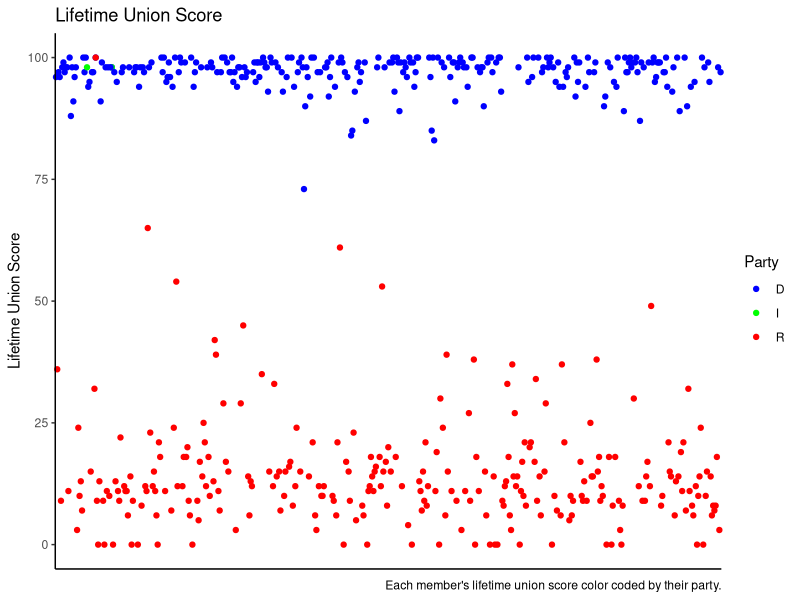
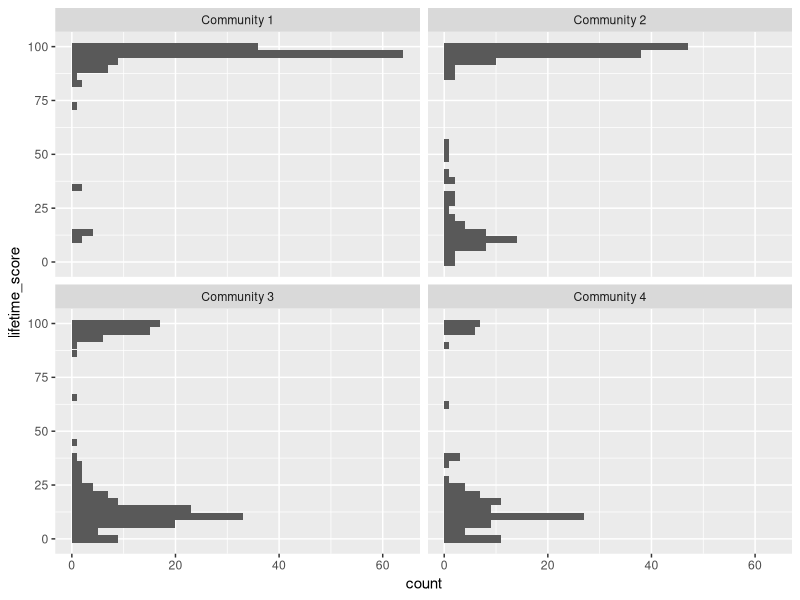
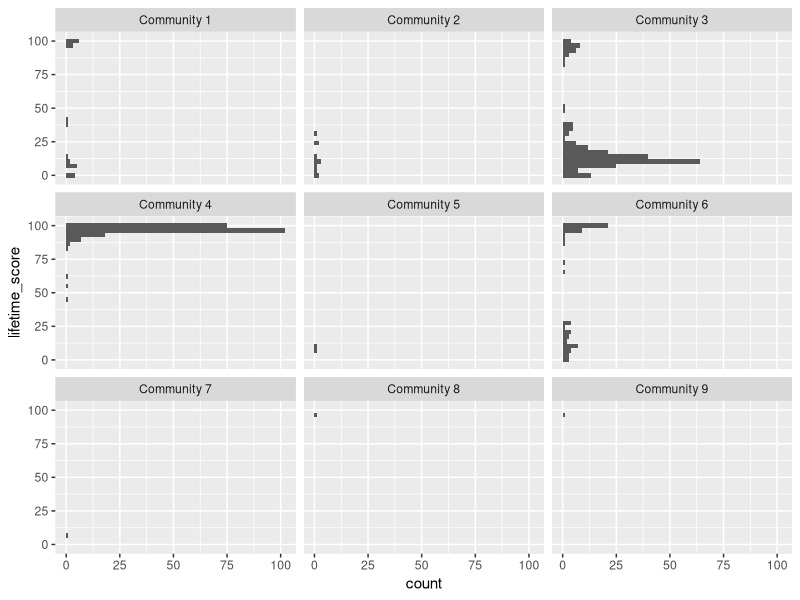
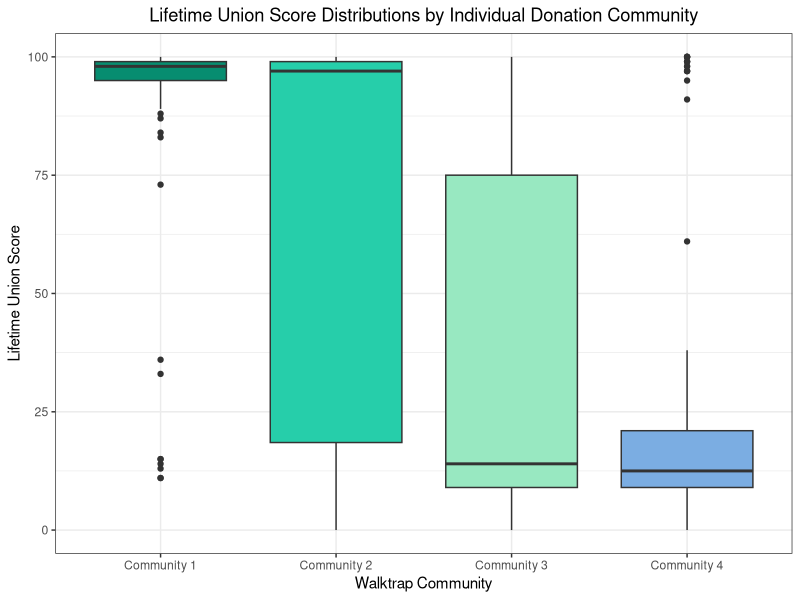

Write the R code that produced these figures, in order. (Note: this script raises an error after producing the figures.)
## ---- chunk 1
library(tidyverse)
library(ggplot2)
individuals = read_csv("./individual_communities_and_scores.csv")
pacs = read_csv("./pac_communities_and_scores.csv")
individuals = individuals %>% 
  mutate(party = str_sub(congresspeople, -2, -2)) %>% 
  mutate(community = paste("Community", community))

individuals = individuals %>% 
  drop_na() %>% 
  rename(score = score1) %>% 
  rename(lifetime_score = lifetime_score1)

pacs = pacs %>% 
  drop_na() %>% 
  rename(score = score1) %>% 
  rename(lifetime_score = lifetime_score1) %>% 
  mutate(community = paste("Community", community))

cold_colors <- c("#078D70", "#26CEAA", "#98E8C1", "#7BADE2")
warm_colors <- c("#D52D00", "#EF7627", "#FF9A56", "#D162A4")

## ---- chunk 2
ggplot(individuals, mapping = aes(x = name, y = lifetime_score, color = party))+
  theme_classic()+
  geom_point() +
  coord_cartesian(clip = "off")+
  scale_color_manual(breaks = c("D", "I", "R"), 
                    values = c("blue", "green", "red")) + ##D64045 #20BF55
  labs(title = "Lifetime Union Score",
       caption = "Each member's lifetime union score color coded by their party.",
       y = "Lifetime Union Score")+
  guides(color = guide_legend(title = "Party"))+
  theme(axis.title.x = element_blank(),
        axis.ticks.x = element_blank(),
        axis.text.x = element_blank())
  
## ---- chunk 3
ggplot(individuals, mapping = aes(y = lifetime_score))+
  geom_histogram()+
  facet_wrap(~community)
## ---- chunk 4
ggplot(pacs, mapping = aes(y = lifetime_score))+
  geom_histogram()+
  facet_wrap(~community)

## ---- chunk 5
ggplot(individuals, mapping = aes(x = community, y = lifetime_score, fill=community))+
  scale_fill_manual(values = cold_colors) +
  geom_boxplot(alpha=1, show.legend = FALSE)+ #alpha is transparency
  labs(title = "Lifetime Union Score Distributions by Individual Donation Community",
       x = "Walktrap Community",
       y = "Lifetime Union Score")+
  theme_bw()+
  theme(plot.title = element_text(hjust = 0.5))
  
## ---- chunk 6
ggplot(pacs, mapping = aes(x = community, y = lifetime_score, fill=community))+
  scale_fill_manual(values = warm_colors) +
  geom_boxplot(alpha=1, show.legend = FALSE)+ #alpha is transparency
  labs(title = "Lifetime Union Score Distributions by PAC Donation Community",
       x = "Walktrap Community",
       y = "Lifetime Union Score")+
  theme_bw()+
  theme(plot.title = element_text(hjust = 0.5))

## ---- chunk 7
individual_means = individuals %>% 
  group_by(community) %>% 
  summarize(community_mean = mean(lifetime_score))

  ggplot(individual_means, mapping = aes(x = community, y = community_mean, fill = community))+
    theme_bw()+
    theme(plot.title = element_text(hjust=0.5),
          text=element_text(size=16,  family="sans"))+
    scale_fill_manual(values=c("#88D9E6", "#8B8BAE", "#526760", "#1B2F33"))+
    ggtitle("Individual Network Mean Union Scores")+
    labs(y = "Mean Union Score", x = "Walktrap Community")+
    geom_bar(stat="identity", show.legend = FALSE)
## ---- chunk 8
individual_anova = aov(lifetime_score ~ community, data = individuals)
summary(individual_anova)

## ---- chunk 9
pacs = pacs %>% 
  group_by(community) %>%
  filter(community != "Community 5") %>%
  filter(community != "Community 2") %>% 
  filter(community != "Community 7") %>% 
  filter(community != "Community 8") %>%
  filter(community != "Community 9") 

pacs_means = pacs %>% 
  summarize(community_mean = mean(lifetime_score))

ggplot(pacs_means, mapping = aes(x = community, y = community_mean, fill = community))+
  theme_bw()+
  theme(plot.title = element_text(hjust=0.5),
        text=element_text(size=16,  family="sans"))+
  scale_fill_manual(values=c("#88D9E6", "#8B8BAE", "#526760", "#1B2F33"))+
  ggtitle("PACs Network Mean Union Scores")+
  labs(y = "Mean Union Score", x = "Walktrap Community")+
  geom_bar(stat="identity", show.legend = FALSE)

## ---- chunk 10
pacs_anova = aov(lifetime_score ~ community, data = pacs)
summary(individual_anova)
